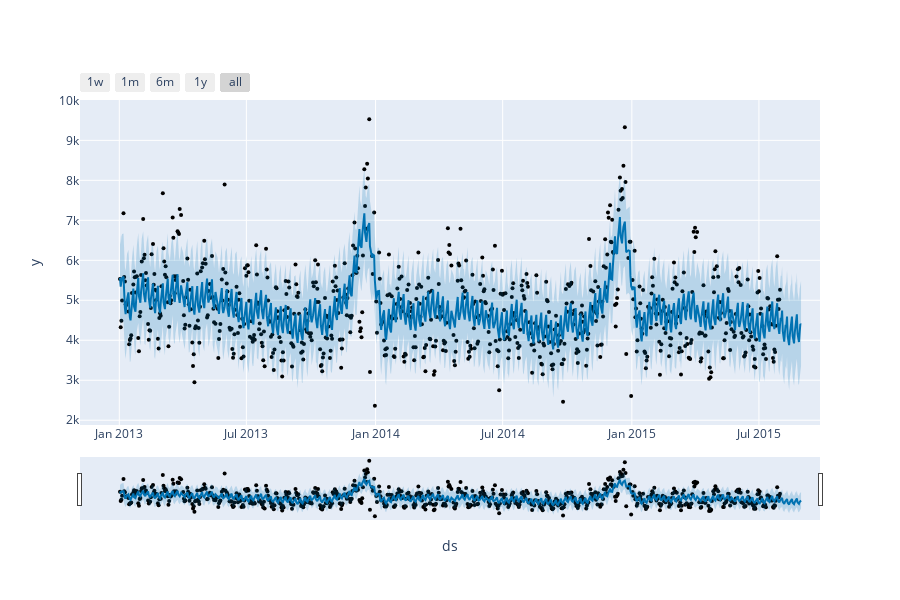
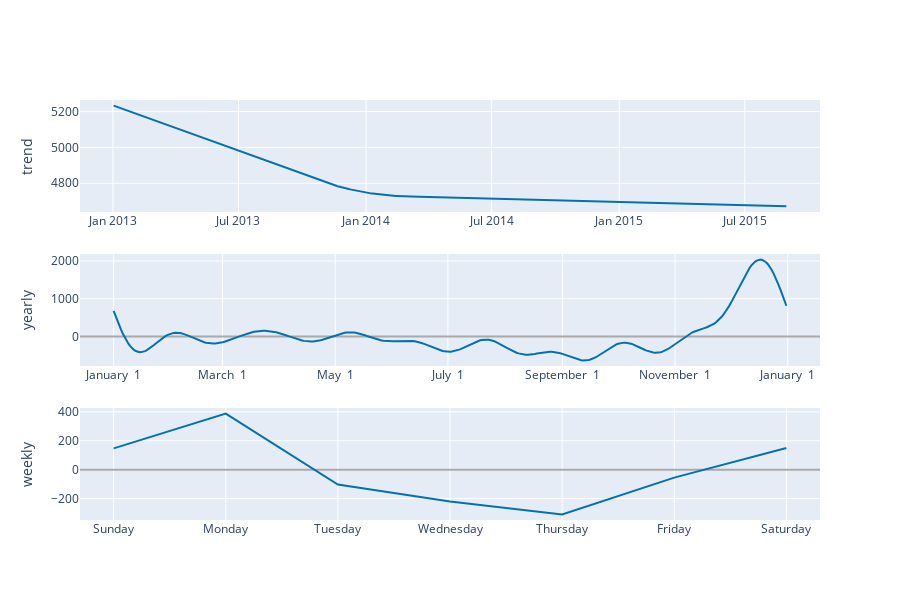

Notebook code for these charts, in order:
### Code cell
# Garante que a renderização será feita com Kaleido (necessário para salvar como imagem)
pio.kaleido.scope.default_format = "png"

# Criar as figuras com Plotly
fig1 = plot_plotly(model, forecast)
fig2 = plot_components_plotly(model, forecast)

# Garantir que pasta existe
import os
os.makedirs("../reports/figures", exist_ok=True)

# Salvar as figuras como imagens
fig1.write_image("../reports/figures/forecast_plot.png")
fig2.write_image("../reports/figures/forecast_components.png")

# Exibe no notebook (opcional)
fig1.show()
fig2.show()

### Figure 1 — Plotly figure (JSON) as saved in the notebook; plotly's stock layout.template omitted (floating-point values rounded to 4 significant figures; data arrays with more than 128 entries replaced by an {"elided": "..."} marker saying what was removed)
{"data": [{"marker": {"color": "black", "size": 4}, "mode": "markers", "name": "Actual", "type": "scatter", "x": {"elided": "781 str values"}, "y": {"elided": "781 int values"}}, {"hoverinfo": "skip", "line": {"width": 0}, "mode": "lines", "type": "scatter", "x": {"elided": "811 str values"}, "y": {"elided": "811 float values"}}, {"fill": "tonexty", "fillcolor": "rgba(0, 114, 178, 0.2)", "line": {"color": "#0072B2", "width": 2}, "mode": "lines", "name": "Predicted", "type": "scatter", "x": {"elided": "811 str values"}, "y": {"elided": "811 float values"}}, {"fill": "tonexty", "fillcolor": "rgba(0, 114, 178, 0.2)", "hoverinfo": "skip", "line": {"width": 0}, "mode": "lines", "type": "scatter", "x": {"elided": "811 str values"}, "y": {"elided": "811 float values"}}], "layout": {"height": 600, "showlegend": false, "width": 900, "xaxis": {"rangeselector": {"buttons": [{"count": 7, "label": "1w", "step": "day", "stepmode": "backward"}, {"count": 1, "label": "1m", "step": "month", "stepmode": "backward"}, {"count": 6, "label": "6m", "step": "month", "stepmode": "backward"}, {"count": 1, "label": "1y", "step": "year", "stepmode": "backward"}, {"step": "all"}]}, "rangeslider": {"visible": true}, "title": {"text": "ds"}, "type": "date"}, "yaxis": {"title": {"text": "y"}}}}

### Figure 2 — Plotly figure (JSON) as saved in the notebook; plotly's stock layout.template omitted (floating-point values rounded to 4 significant figures; data arrays with more than 128 entries replaced by an {"elided": "..."} marker saying what was removed)
{"data": [{"line": {"color": "#0072B2", "width": 2}, "mode": "lines", "name": "trend", "type": "scatter", "x": {"elided": "811 str values"}, "xaxis": "x", "y": {"elided": "811 float values"}, "yaxis": "y"}, {"line": {"color": "rgba(0, 114, 178, 0.2)", "width": 0}, "mode": "lines", "name": "trend_upper", "type": "scatter", "x": {"elided": "811 str values"}, "xaxis": "x", "y": {"elided": "811 float values"}, "yaxis": "y"}, {"fill": "tonexty", "fillcolor": "rgba(0, 114, 178, 0.2)", "line": {"color": "rgba(0, 114, 178, 0.2)", "width": 0}, "mode": "lines", "name": "trend_lower", "type": "scatter", "x": {"elided": "811 str values"}, "xaxis": "x", "y": {"elided": "811 float values"}, "yaxis": "y"}, {"line": {"color": "#0072B2", "width": 2}, "mode": "lines", "name": "yearly", "type": "scatter", "x": {"elided": "365 str values"}, "xaxis": "x2", "y": {"elided": "365 float values"}, "yaxis": "y2"}, {"line": {"color": "#0072B2", "width": 2}, "mode": "lines", "name": "weekly", "type": "scatter", "x": ["2017-01-01T00:00:00.000000000", "2017-01-02T00:00:00.000000000", "2017-01-03T00:00:00.000000000", "2017-01-04T00:00:00.000000000", "2017-01-05T00:00:00.000000000", "2017-01-06T00:00:00.000000000", "2017-01-07T00:00:00.000000000"], "xaxis": "x3", "y": [147.3, 387.9, -102.7, -219.6, -309.1, -54.53, 150.7], "yaxis": "y3"}], "layout": {"height": 600, "showlegend": false, "width": 900, "xaxis": {"anchor": "y", "domain": [0, 1], "range": ["2012-11-14T12:00:00", "2015-10-17T12:00:00"], "type": "date"}, "xaxis2": {"anchor": "y2", "domain": [0, 1], "range": ["2016-12-13T18:54:02.958904", "2018-01-18T11:04:57.863013"], "tickformat": "%B %e", "type": "date"}, "xaxis3": {"anchor": "y3", "domain": [0, 1], "range": ["2016-12-31T16:48:00", "2017-01-07T07:12:00"], "tickformat": "%A", "type": "date"}, "yaxis": {"anchor": "x", "domain": [0.7333, 1], "rangemode": "normal", "title": {"text": "trend"}, "zerolinecolor": "#AAA"}, "yaxis2": {"anchor": "x2", "domain": [0.3667, 0.6333], "title": {"text": "yearly"}, "zerolinecolor": "#AAA"}, "yaxis3": {"anchor": "x3", "domain": [0, 0.2667], "title": {"text": "weekly"}, "zerolinecolor": "#AAA"}}}
